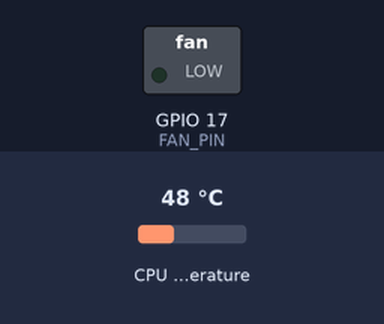
A program run on a simulated Raspberry Pi (BCM pin numbers). Shown: switched loads named in the program (green lamp = pin HIGH). The inputs (shaded band) are chosen by the test bench; at power-on: CPU temperature 48 °C.

Above: at 1.2 s.
1.3 s: CPU temperature set to 52 °C
At 6.0 s:
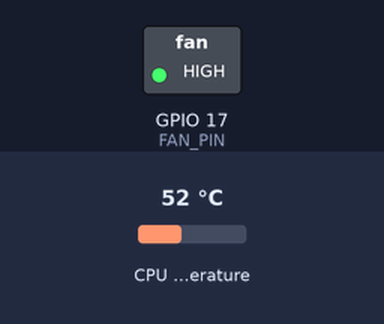
7.3 s: CPU temperature set to 48 °C
13.3 s: CPU temperature set to 45 °C
At 16.0 s:
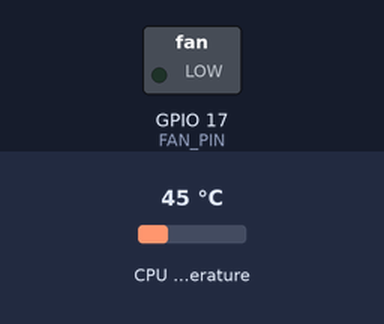
19.3 s: CPU temperature set to 58 °C
At 21.0 s:
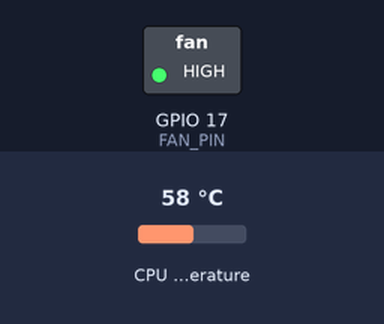
Timing chart, 0 to 22.5 s (numbered marks = the images above; inputs shaded):
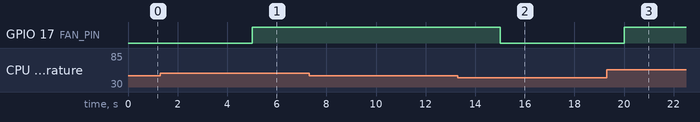

The program:

fancontrol.py
```python
#!/usr/bin/env python3

# Stolen and adapted from https://github.com/Howchoo/pi-fan-controller
import RPi.GPIO as GPIO
import time

FAN_PIN = 17
ON_THRESHOLD = 50
OFF_THRESHOLD = 47
SLEEP_INTERVAL = 5

class Fan:
    running = False

    def on(self):
        GPIO.output(FAN_PIN, GPIO.HIGH)
        #print("ON")
        self.running = True

    def off(self):
        GPIO.output(FAN_PIN, GPIO.LOW)
        #print("OFF")
        self.running = False


def get_temp():
    with open('/sys/class/thermal/thermal_zone0/temp') as f:
        temp_str = f.read()

    try:
        return int(temp_str) / 1000
    except (IndexError, ValueError,) as e:
        raise RuntimeError('Could not parse temperature output.')


if OFF_THRESHOLD >= ON_THRESHOLD:
    raise RuntimeError('OFF_THRESHOLD must be less than ON_THRESHOLD')

GPIO.setmode(GPIO.BCM)
GPIO.setwarnings(False)
GPIO.setup(17,GPIO.OUT)

fan = Fan()
fan.off()

while True:
    temp = get_temp()
    #print("temp {}, on_threshhold {}, fan_running {}".format(temp,ON_THRESHOLD,fan.running))

    if temp > ON_THRESHOLD and not fan.running:
        fan.on()

    elif fan.running and temp < OFF_THRESHOLD:
        fan.off()

    time.sleep(SLEEP_INTERVAL)
```

Measured:
- the behaviour switches between 50 and 51 °C on CPU temperature (found by bisection; images 0 and 1)
- the behaviour switches between 47 and 46 °C on CPU temperature (found by bisection; images 1 and 2)
- after the input at 1.3 s, GPIO 17 (FAN_PIN): LOW → HIGH after 3.7 s
- after the input at 7.3 s, every drawn part: stays the same
- after the input at 13.3 s, GPIO 17 (FAN_PIN): HIGH → LOW after 1.7 s
- after the input at 19.3 s, GPIO 17 (FAN_PIN): LOW → HIGH after 0.70 s
